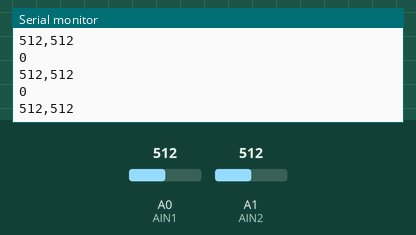
This sketch was run on a simulated Arduino Uno, built with avr-gcc and run on an emulated ATmega328P. Parts: the last lines printed to the serial monitor. The test bench sets the inputs (shaded band); at power-on: A0 (AIN1) = 512, A1 (AIN2) = 512.

Above: at 1.2 s.
1.3 s: A0 (AIN1) set to 716
At 2.3 s:
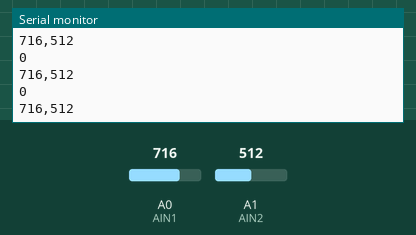
2.8 s: A1 (AIN2) set to 716
At 3.5 s:
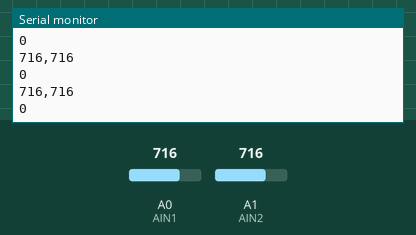
4.3 s: A0 (AIN1) set to 900
At 4.8 s:
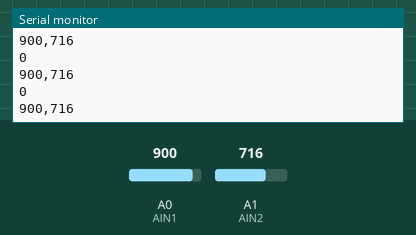
5.8 s: A1 (AIN2) set to 900
At 6.9 s:
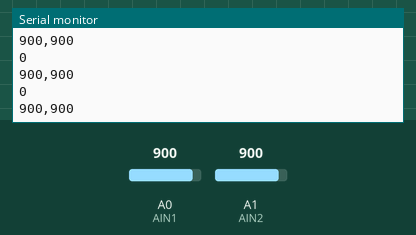
Timing chart, 0 to 7.1 s (numbered marks = the images above; inputs shaded):
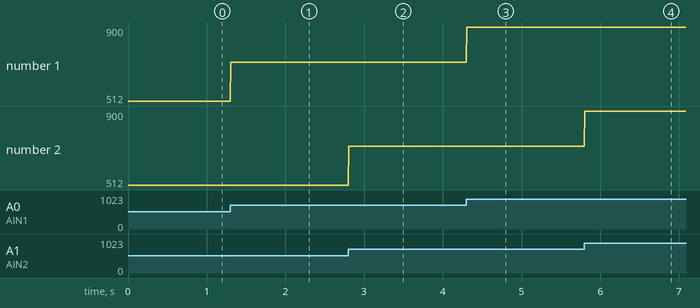

The sketch:

emg_ampe.ino
```cpp
//2019.12.4
//emg計測
//emgControl3.pyと連動
//時間計測をPythonで行う
#define AIN1 A0
#define AIN2 A1
//#define AIN3 A2
//#define AIN4 A3

int ch1 = 0;
int ch2 = 0;
//int ch3 = 0;
//int ch4 = 0;
unsigned long time_m = 0;
unsigned long zero_time = 0;

void setup() {
  pinMode(AIN1, INPUT);
  pinMode(AIN2, INPUT);
  //pinMode(AIN3, INPUT);
  //pinMode(AIN4, INPUT);
  analogReference(INTERNAL);
  Serial.begin(115200);
}

void loop() {
  // put your main code here, to run repeatedly:
  int inputchar;

  /*inputchar = Serial.read();
  if(inputchar != -1){
    if(inputchar=='s'){
      zero_time = micros();
      while(1){
        /*
        if(micros() - zero_time > measure_time * 1000000){
          time_m = micros()-zero_time;
          break;
        }  */
       /* inputchar = Serial.read();
        if(inputchar == 'o'){
          time_m = micros()-zero_time;
          break;
        }*/
        ch1 = analogRead(AIN1);
        ch2 = analogRead(AIN2);
        //ch3 = analogRead(AIN3);
        //ch4 = analogRead(AIN4);
        Serial.print(ch1);
        Serial.print(',');
        Serial.println(ch2);
        Serial.println("");
        //Serial.println(ch3);
        //Serial.println(ch4);
        delay(5);

      //}
      //time_m = micros()-zero_time;
      Serial.println(time_m);
    //}
  //}
}
```

Measured:
- after the input at 1.3 s, the serial monitor: prints a new line at once (image 1)
- after the input at 2.8 s, the serial monitor: prints a new line at once (image 2)
- after the input at 4.3 s, the serial monitor: prints a new line at once (image 3)
- after the input at 5.8 s, the serial monitor: prints a new line at once (image 4)
- plotted number 1: 512 → 716 after the input at 1.3 s, 716 → 900 after the input at 4.3 s
